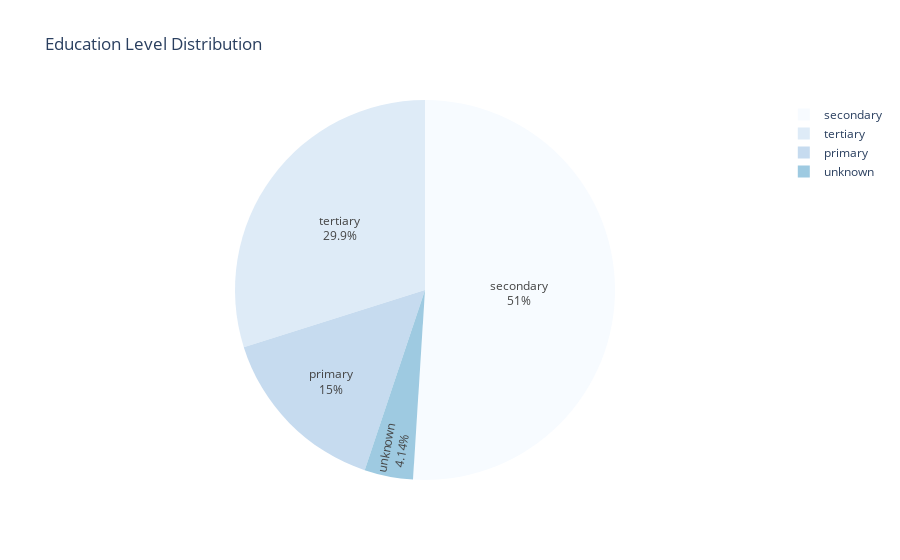

Write notebook code for a chart like this one.
### Code cell
import plotly.express as px

fig = px.pie(
    educ_df, 
    names='education',
    values='count_education',
    title='Education Level Distribution',
    color_discrete_sequence=px.colors.sequential.Blues
)

fig.update_traces(
    textposition='inside',
    textinfo='percent+label'
)

fig.update_layout(template='plotly_white')

fig.show()

### Figure 1 — Plotly figure (JSON) as saved in the notebook; plotly's stock layout.template omitted (floating-point values rounded to 4 significant figures)
{"data": [{"domain": {"x": [0, 1], "y": [0, 1]}, "hovertemplate": "education=%{label}<br>count_education=%{value}<extra></extra>", "labels": ["secondary", "tertiary", "primary", "unknown"], "legendgroup": "", "name": "", "showlegend": true, "textinfo": "percent+label", "textposition": "inside", "type": "pie", "values": [2306, 1350, 678, 187]}], "layout": {"autosize": true, "legend": {"tracegroupgap": 0}, "piecolorway": ["rgb(247,251,255)", "rgb(222,235,247)", "rgb(198,219,239)", "rgb(158,202,225)", "rgb(107,174,214)", "rgb(66,146,198)", "rgb(33,113,181)", "rgb(8,81,156)", "rgb(8,48,107)"], "title": {"text": "Education Level Distribution"}}}
